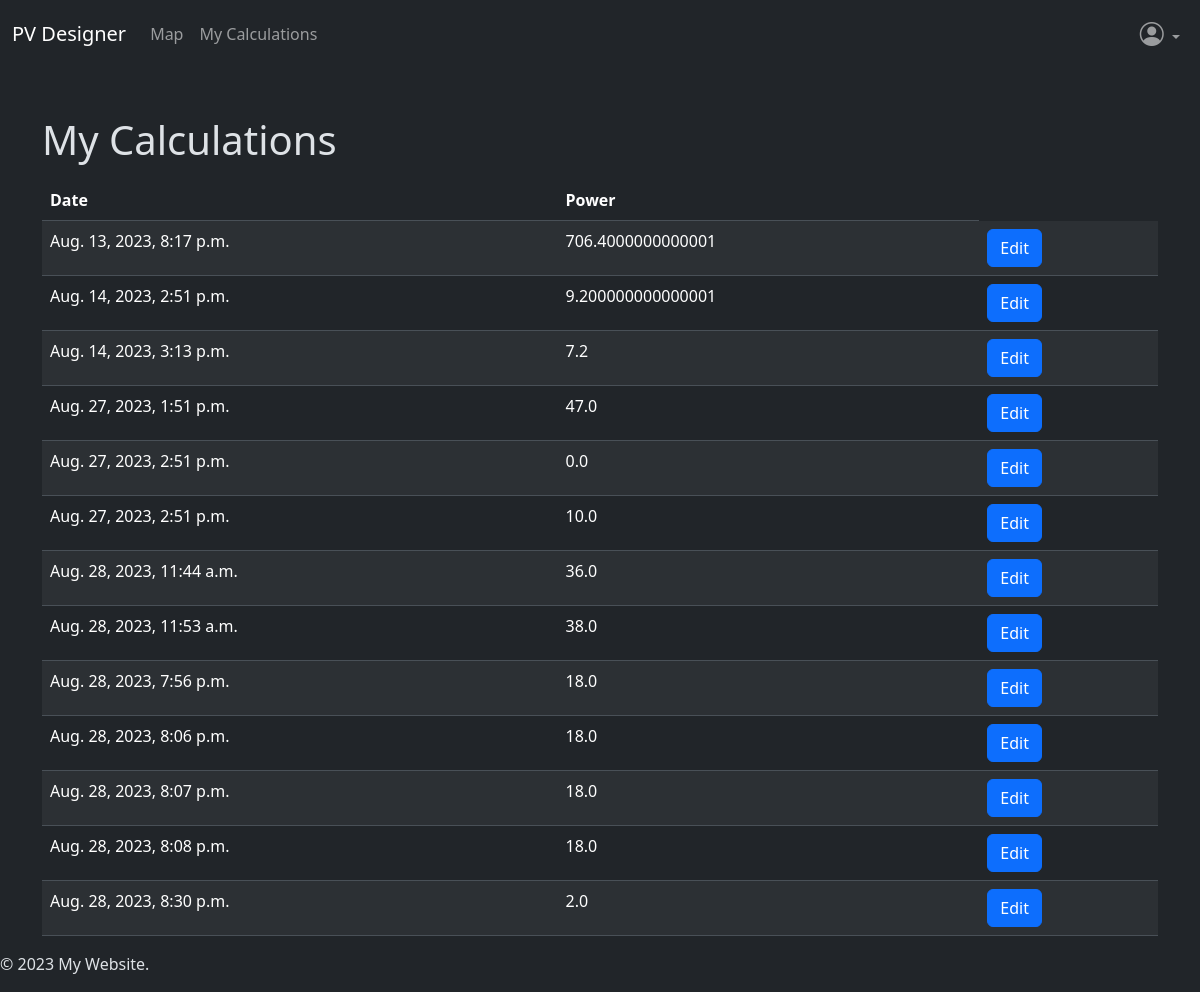
The app's page /calculations/ (signed in), older data.
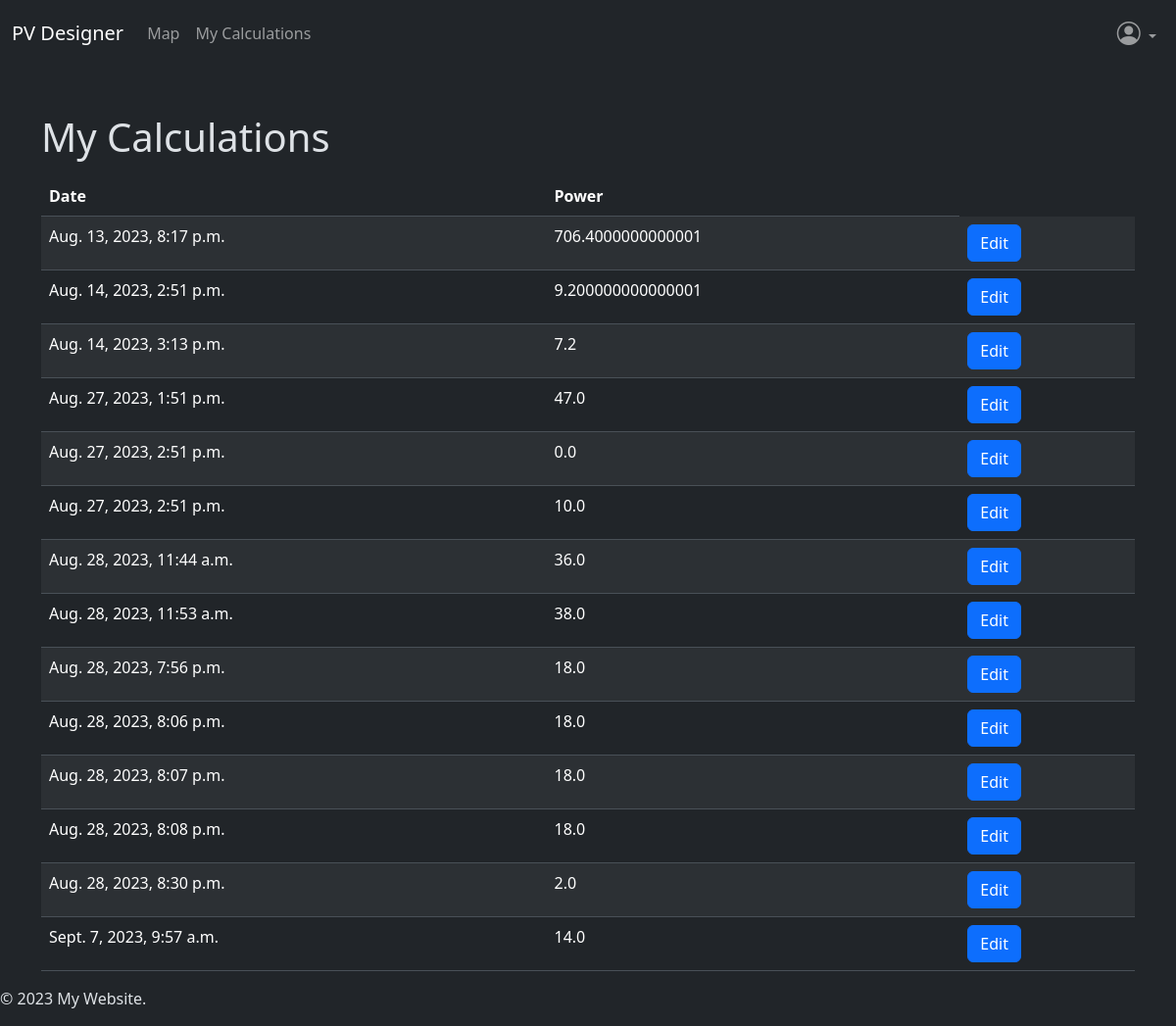
The same page, newer data.
### web_pv_designer/models.py (models this page shows, shortened)
class SolarPVCalculator(models.Model):
    user = models.ForeignKey(CustomUser, on_delete=models.CASCADE, null=True)
    installed_peak_power = models.FloatField()
    system_loss = models.FloatField()
    mounting_position = models.CharField(max_length=20, choices=(
        ('option1', 'Free standing'),
        ('option2', 'Roof added'),
    ))
    slope = models.FloatField()
    azimuth = models.FloatField()
    optimize_slope = models.BooleanField(default=False)
    optimize_slope_and_azimuth = models.BooleanField(default=False)
    pv_electricity_price = models.BooleanField(default=False)
    pv_system_cost = models.FloatField(blank=True, null=True)
    interest = models.FloatField(blank=True, null=True)
    lifetime = models.IntegerField(blank=True, null=True)
    latitude = models.FloatField(blank=True, null=True)
    longitude = models.FloatField(blank=True, null=True)
    created_at = models.DateTimeField(auto_now_add=True)
    map_data = models.ForeignKey(MapData, on_delete=models.CASCADE, null=True)

### web_pv_designer/views.py (the view)
# urls.py: path('calculations/', views.calculations_list, name='calculations'),
def calculations_list(request):
    records = SolarPVCalculator.objects.filter(user=request.user)
    context = {'records': records}
    return render(request, 'user_calculations.html', context)

### web_pv_designer/templates/user_calculations.html
{% extends 'base.html' %}
{% block content %}
    <div class="container mt-5">
        <h1>My Calculations</h1>
        <table class="table table-striped mt-3">
            <thead>
            <tr>
                <th>Date</th>
                <th>Power</th>
            </tr>
            </thead>
            <tbody>
            {% for record in records %}
                <tr>
                    <td>{{ record.created_at }}</td>
                    <td>{{ record.installed_peak_power }}</td>
                    <td><a href="{% url 'map' %}?record_id={{ record.map_data.id }}" class="btn btn-primary">Edit</a></td>
                </tr>
            {% endfor %}
            </tbody>
        </table>
    </div>
{% endblock %}

Row changes from the older to the newer data that the page shows:
added SolarPVCalculator: created_at "Sept. 7, 2023, 9:57 a.m.", installed_peak_power "14.0"
